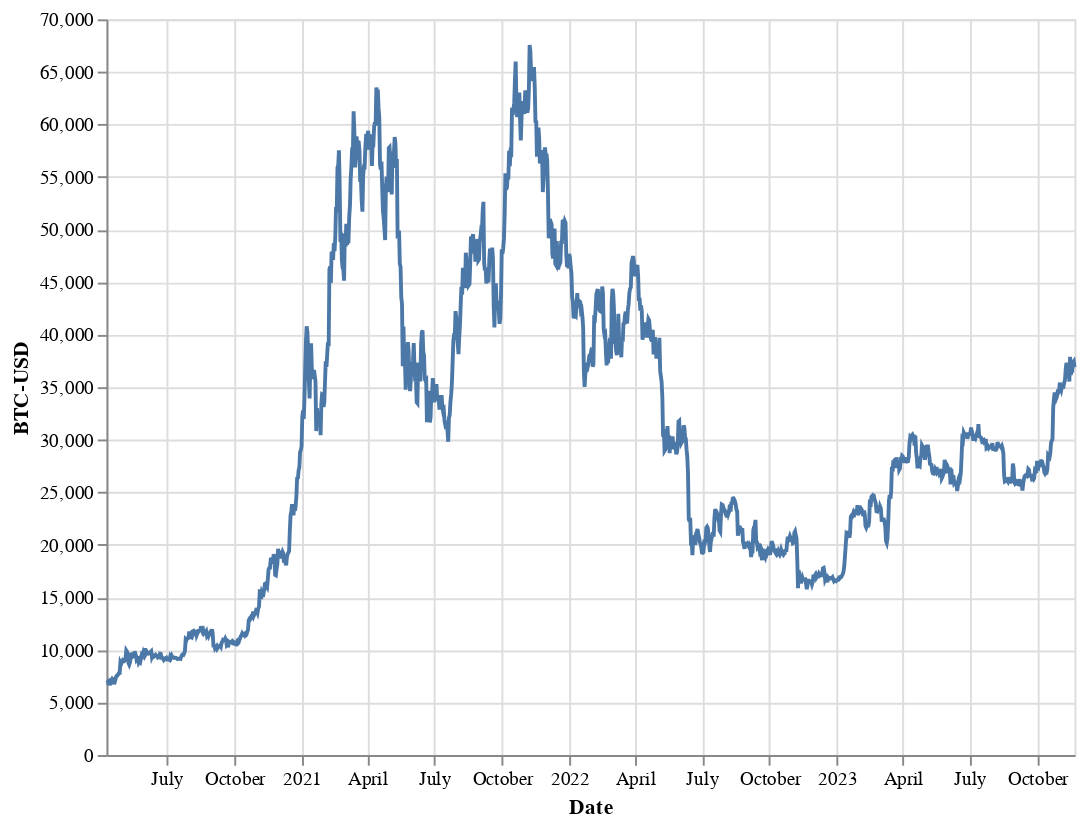

Write notebook code for a chart like this one.
### Code cell
alt.Chart(data_ac2).mark_line().encode(
    x='Date ',
    y='BTC-USD'
).properties(
    width=500,
    height=380
)

### Figure 1 — Vega-Lite specification as saved in the notebook (floating-point values rounded to 4 significant figures; data arrays with more than 128 entries replaced by an {"elided": "..."} marker saying what was removed)
{"config": {"view": {"continuousWidth": 300, "continuousHeight": 300}}, "data": {"name": "data-941e0b31a1a9f2b8de91d46060ced39e"}, "mark": {"type": "line"}, "encoding": {"x": {"field": "Date ", "type": "temporal"}, "y": {"field": "BTC-USD", "type": "quantitative"}}, "height": 380, "width": 500, "$schema": "https://vega.github.io/schema/vega-lite/v5.15.1.json", "datasets": {"data-941e0b31a1a9f2b8de91d46060ced39e": {"elided": "1321 records"}}}
